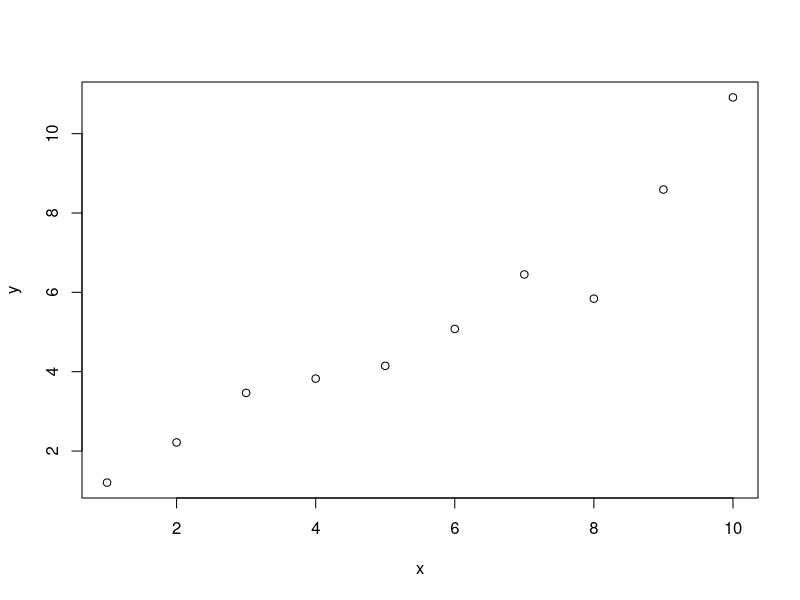

Source code (R):
## ---- chunk 1
height <- c(60, 62, 71, 69, 72, 61, 61, 65)
mean(height)
## ---- chunk 2
x <- c(1,2,3,4,5,6,7,8,9,10)
y <- rnorm(10, mean=x)
plot(x,y)
